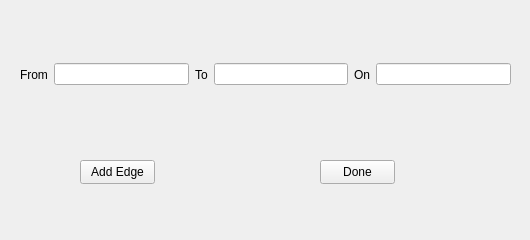
<?xml version="1.0" encoding="UTF-8"?>
<ui version="4.0">
 <class>transition</class>
 <widget class="QWidget" name="transition">
  <property name="geometry">
   <rect>
    <x>0</x>
    <y>0</y>
    <width>530</width>
    <height>240</height>
   </rect>
  </property>
  <property name="windowTitle">
   <string>Transition Table</string>
  </property>
  <property name="windowIcon">
   <iconset resource="resources.qrc">
    <normaloff>:/icons8-bot-48.png</normaloff>:/icons8-bot-48.png</iconset>
  </property>
  <widget class="QPushButton" name="addEdge">
   <property name="geometry">
    <rect>
     <x>80</x>
     <y>160</y>
     <width>75</width>
     <height>24</height>
    </rect>
   </property>
   <property name="text">
    <string>Add Edge</string>
   </property>
  </widget>
  <widget class="QPushButton" name="done">
   <property name="geometry">
    <rect>
     <x>320</x>
     <y>160</y>
     <width>75</width>
     <height>24</height>
    </rect>
   </property>
   <property name="text">
    <string>Done</string>
   </property>
  </widget>
  <widget class="QWidget" name="horizontalLayoutWidget">
   <property name="geometry">
    <rect>
     <x>20</x>
     <y>30</y>
     <width>491</width>
     <height>89</height>
    </rect>
   </property>
   <layout class="QHBoxLayout" name="hbox">
    <item>
     <widget class="QLabel" name="label">
      <property name="text">
       <string>From</string>
      </property>
     </widget>
    </item>
    <item>
     <widget class="QLineEdit" name="from"/>
    </item>
    <item>
     <widget class="QLabel" name="label_2">
      <property name="text">
       <string>To</string>
      </property>
     </widget>
    </item>
    <item>
     <widget class="QLineEdit" name="to"/>
    </item>
    <item>
     <widget class="QLabel" name="label_3">
      <property name="text">
       <string>On</string>
      </property>
     </widget>
    </item>
    <item>
     <widget class="QLineEdit" name="on"/>
    </item>
   </layout>
  </widget>
 </widget>
 <resources>
  <include location="resources.qrc"/>
 </resources>
 <connections/>
</ui>
